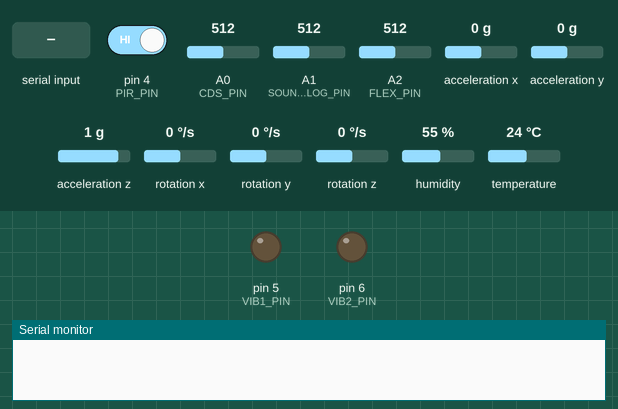
A sketch run on a simulated Arduino Uno, built with avr-gcc and run on an emulated ATmega328P. Parts: output pins drawn as LEDs (lit = HIGH), the last lines printed to the serial monitor. The test bench sets the inputs (shaded band); at power-on: pin 4 (PIR_PIN) HIGH, A0 (CDS_PIN) = 512, A1 (SOUND_ANALOG_PIN) = 512, A2 (FLEX_PIN) = 512, acceleration x 0 g, acceleration y 0 g, acceleration z 1 g, rotation x 0 °/s, rotation y 0 °/s, rotation z 0 °/s, humidity 55 %, temperature 24 °C.

Above: at 2.9 s.
3.0 s: "VIBRATE:ALL\n" received over the second serial link
At 5.1 s:
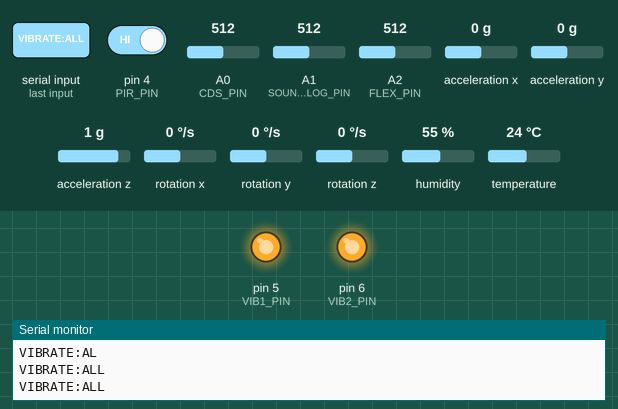
6.8 s: "VIBRATE:SPOT2\n" received over the second serial link
At 8.4 s:
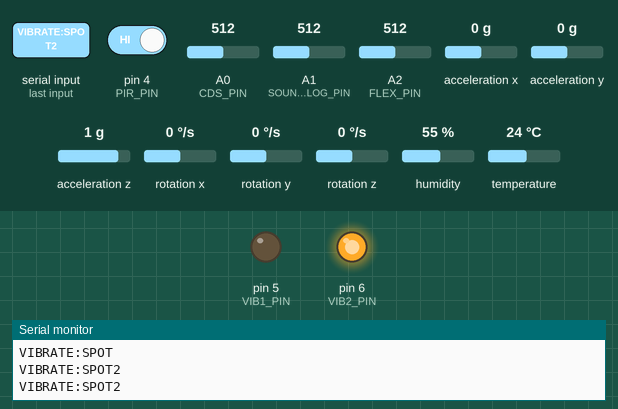
13.0 s: "VIBRATE:SPOT1\n" received over the second serial link
At 15.8 s:
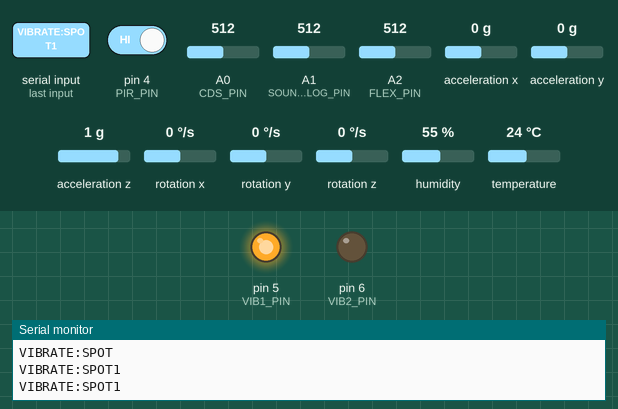
Timing chart, 0 to 17.7 s (numbered marks = the images above; inputs shaded):
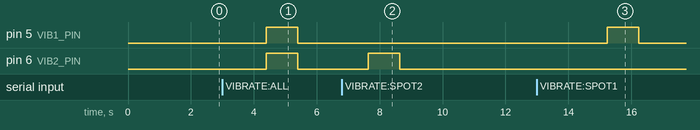

The sketch:

pillowpon.ino
```cpp
#include <DHT.h>
#include <SoftwareSerial.h>
#include <MPU6050.h>

// DHT11
#define DHTPIN 2
#define DHTTYPE DHT11
DHT dht(DHTPIN, DHTTYPE);

// HC-06 Bluetooth
#define BT_RXD 8  // HC-06 TX → Arduino RX
#define BT_TXD 7  // Arduino TX → HC-06 RX (전압 분할!)
SoftwareSerial bluetooth(BT_RXD, BT_TXD);

// 센서 핀
#define CDS_PIN A0           // 조도 센서
#define SOUND_ANALOG_PIN A1  // 사운드 센서
#define PIR_PIN 4

// 진동 모터 핀
#define VIB1_PIN 5
#define VIB2_PIN 6

MPU6050 mpu;
#define FLEX_PIN A2

String command = "";  // Bluetooth 명령 수신 버퍼

void setup() {
  Serial.begin(9600);
  bluetooth.begin(9600);
  dht.begin();
  mpu.initialize();
  if (!mpu.testConnection()) {
    bluetooth.println("{\"error\":\"MPU6050 connection failed\"}");
  }

  pinMode(VIB1_PIN, OUTPUT);
  pinMode(VIB2_PIN, OUTPUT);
  pinMode(PIR_PIN, INPUT);
  digitalWrite(VIB1_PIN, LOW);
  digitalWrite(VIB2_PIN, LOW);
  pinMode(FLEX_PIN, INPUT);
}

void loop() {
  // 명령 수신 처리
  while (bluetooth.available()) {
    char c = bluetooth.read();

    if (c == '\n') {
      Serial.println(command);
      processCommand(command);
      command = "";
    } else {
      Serial.println(command);
      command += c;
    }
  }

  // 센서 읽기 및 전송
  float temp = dht.readTemperature();
  float humid = dht.readHumidity();
  int cds = analogRead(CDS_PIN);
  int sound = analogRead(SOUND_ANALOG_PIN);
  int motion = digitalRead(PIR_PIN);  // 0 or 1
  int16_t ax, ay, az;
  mpu.getAcceleration(&ax, &ay, &az);
  int pressureRaw = analogRead(A2);


  // ±4g 기준으로 정규화 (원래는 ±2g, 그래서 ×2)
  float accelX = (ax / 16384.0) * 10.0;
  float accelY = (ay / 16384.0) * 10.0;
  float accelZ = (az / 16384.0) * 10.0;


  // magnitude 계산
  float accelMag = sqrt(accelX * accelX + accelY * accelY + accelZ * accelZ);

  // 0~4 범위로 정규화 (최댓값 6.9 기준)
  float normAccelMag = min((accelMag / 30) * 20.0, 20.0);  // 혹시 몰라서 max 제한

  unsigned long seconds = millis() / 1000;
  String timestamp = String(seconds) + "s";

  bool valid = true;
  String reason = "";
  if (cds == 0 || cds == 1023) {
    valid = false;
    reason += "\"cds\":\"out_of_range\",";
  }
  if (sound == 0 || sound == 1023) {
    valid = false;
    reason += "\"sound\":\"out_of_range\",";
  }
  if (pressureRaw <= 0 || pressureRaw >= 1023) {  // 예시: 100~1000만 유효 범위
    valid = false;
    reason += "\"pressure\":\"abnormal\",";
  }
  if (normAccelMag < 0 || normAccelMag > 20.0) {
    valid = false;
    reason += "\"accel\":\"invalid_magnitude\",";
  }

  if (!isnan(temp) && !isnan(humid) && valid) {
    String json = "{\"temperature\":" + String(temp, 1) +
                  ",\"humidity\":" + String(humid, 1) +
                  ",\"photoresistor\":" + String(cds) +
                  ",\"sound\":" + String(sound) +
                  ",\"body_detection\":" + String(motion) +
                  ",\"pressure\":" + String(pressureRaw) +
                  ",\"accelerator\":" + String(normAccelMag, 2) +
                  ",\"timestamp\":\"" + timestamp + "\"}\n";
    bluetooth.println(json);
  } else {
    // [EXCEPTION HANDLING ADDED]
    String errorJson = "{\"error\":\"Sensor read failure or out-of-range\",";
    if (isnan(temp) || isnan(humid)) {
      errorJson += "\"dht\":\"fail\",";
    }
    if (reason.length() > 0) {
      reason.remove(reason.length() - 1);
      errorJson += reason;
    }
    errorJson += "}";
    bluetooth.println(errorJson);
  }

  delay(2000);
}

void processCommand(String cmd) {
  cmd.trim();
  Serial.println(cmd);
  if (cmd == "VIBRATE:ALL") {
    digitalWrite(VIB1_PIN, HIGH);
    digitalWrite(VIB2_PIN, HIGH);
    delay(1000);
    digitalWrite(VIB1_PIN, LOW);
    digitalWrite(VIB2_PIN, LOW);
    // bluetooth.println("{\"status\":\"ALL vibrated\"}");
    Serial.println("{\"status\":\"ALL vibrated\"}");
  }
  else if (cmd == "VIBRATE:SPOT1") {
    digitalWrite(VIB1_PIN, HIGH);
    delay(1000);
    digitalWrite(VIB1_PIN, LOW);
    // bluetooth.println("{\"status\":\"SPOT1 vibrated\"}");
    Serial.println("{\"status\":\"spot1 vibrated\"}");
  }
  else if (cmd == "VIBRATE:SPOT2") {
    digitalWrite(VIB2_PIN, HIGH);
    delay(1000);
    digitalWrite(VIB2_PIN, LOW);
    // bluetooth.println("{\"status\":\"SPOT2 vibrated\"}");
    Serial.println("{\"status\":\"spot2 vibrated\"}");
  }
  else {
    // bluetooth.println("{\"error\":\"Unknown command\"}");
    Serial.println("{\"status\":\"unknowncommand\"}");
  }
}
```

Measured:
- after the input at 3.0 s, pin 5 (VIB1_PIN), pin 6 (VIB2_PIN): LOW → HIGH after 1.4 s, → LOW 1.0 s later
- after the input at 6.8 s, pin 6 (VIB2_PIN): LOW → HIGH after 0.84 s, → LOW 1.0 s later
- after the input at 13.0 s, pin 5 (VIB1_PIN): LOW → HIGH after 2.2 s, → LOW 1.0 s later
